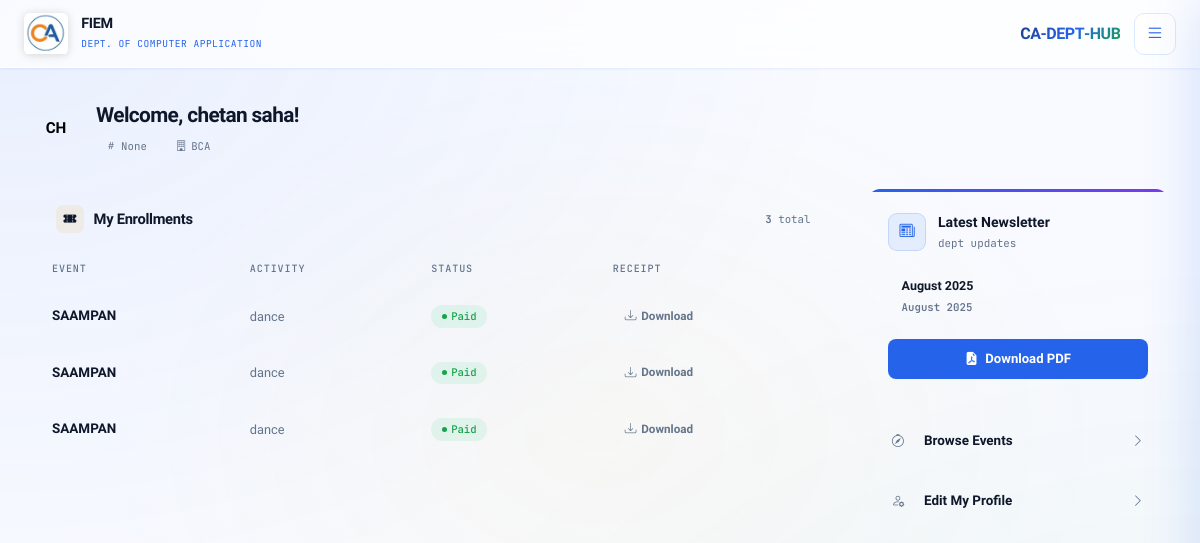
/dashboard/ (signed in), run on the app's committed database.
### users/models.py (models this page shows, shortened)
class User(AbstractUser):
    ROLE_CHOICES = (
        ('student', 'Student'),
        ('admin', 'Admin'),
    )
    DEPT_CHOICES = (
        ('BCA', 'BCA'),
        ('MCA', 'MCA'),
        ('OTHER', 'Other Department'),
    )
    role = models.CharField(max_length=10, choices=ROLE_CHOICES, default='student')
    roll_number = models.CharField(max_length=20, unique=True, null=True, blank=True)
    phone = models.CharField(max_length=15, blank=True)
    phone_number = models.CharField(max_length=15, blank=True)
    college_email = models.EmailField(blank=True)
    department = models.CharField(max_length=10, choices=DEPT_CHOICES, blank=True)
    is_profile_complete = models.BooleanField(default=False)

### events/models.py (models this page shows, shortened)
class Enrollment(models.Model):
    user = models.ForeignKey(settings.AUTH_USER_MODEL, on_delete=models.CASCADE)
    event = models.ForeignKey(Event, on_delete=models.CASCADE)
    activity = models.ForeignKey(Activity, on_delete=models.CASCADE, null=True, blank=True)
    team_name = models.CharField(max_length=100, blank=True, null=True)
    participants_list = models.TextField(help_text="Names of group members", blank=True)
    payment_status = models.BooleanField(default=False)
    transaction_id = models.CharField(max_length=100, blank=True)
    razorpay_order_id = models.CharField(max_length=100, blank=True, null=True)
    razorpay_payment_id = models.CharField(max_length=100, blank=True, null=True)
    razorpay_signature = models.CharField(max_length=200, blank=True, null=True)
    enrolled_at = models.DateTimeField(auto_now_add=True)

class Event(models.Model):
    title = models.CharField(max_length=200)
    description = models.TextField()
    date = models.DateTimeField()
    venue = models.CharField(max_length=200)
    fee = models.DecimalField(max_digits=10, decimal_places=2, default=0.00)
    image = models.ImageField(upload_to='event_images/', blank=True, null=True)
    created_at = models.DateTimeField(auto_now_add=True)

class Activity(models.Model):
    ACTIVITY_TYPES = (
        ('solo', 'Solo'),
        ('group', 'Group'),
        ('volunteer', 'Volunteer'),
    )
    event = models.ForeignKey(Event, on_delete=models.CASCADE, related_name='activities')
    name = models.CharField(max_length=100)
    category = models.CharField(max_length=50, choices=ACTIVITY_TYPES, default='solo')
    description = models.TextField(blank=True)
    max_participants = models.IntegerField(default=1)

### core/models.py (models this page shows, shortened)
class MonthlyNewspaper(models.Model):
    title = models.CharField(max_length=100)
    month_year = models.DateField(help_text="Select any day in the month")
    pdf_file = models.FileField(upload_to='newspapers/')
    cover_image = models.ImageField(upload_to='newspaper_covers/', blank=True)
    uploaded_at = models.DateTimeField(auto_now_add=True)

### core/views.py (the view)
# urls.py: path('dashboard/', dashboard, name='dashboard'),
@login_required
def dashboard(request):
    context = {
        'enrollments':      Enrollment.objects.filter(
                                user=request.user,
                                payment_status=True
                            ).select_related('event').order_by('-enrolled_at'),
        'latest_newspaper': MonthlyNewspaper.objects.order_by('-uploaded_at').first(),
    }
    return render(request, 'core/dashboard.html', context)

### templates/core/dashboard.html (shortened to what this page needs)
{% extends 'base.html' %}
{% block content %}
<div class="dash-header">
    <div class="dash-welcome">
        <div class="dash-avatar">
            {{ user.first_name|default:user.username|slice:":2"|upper }}
        </div>
        <div>
            <div class="dash-name">
                Welcome, {{ user.first_name|default:user.username }}!
            </div>
            <div class="dash-meta">
                <span class="dash-chip"><i class="bi bi-hash"></i> {{ user.roll_number }}</span>
                <span class="dash-chip"><i class="bi bi-building"></i> {{ user.department }}</span>
            </div>
        </div>
    </div>
</div>
<div class="dash-grid">
    <div class="panel">
        <div class="panel-head">
            <div class="panel-head-left">
                <div class="panel-icon" style="background:rgba(245,166,35,.1);color:var(--accent)">
                    <i class="bi bi-ticket-perforated-fill"></i>
                </div>
                <span class="panel-title">My Enrollments</span>
            </div>
            <span class="panel-count"><span>{{ enrollments|length }}</span> total</span>
        </div>
        {% if enrollments %}
        <table>
            <thead>
                <tr>
                    <th>Event</th>
                    <th>Activity</th>
                    <th>Status</th>
                    <th>Receipt</th>
                </tr>
            </thead>
            <tbody>
                {% for en in enrollments %}
                <tr>
                    <td class="td-event">{{ en.event.title }}</td>
                    <td class="td-activity">
                        {% if en.activity %}{{ en.activity.name }}{% else %}General Entry{% endif %}
                    </td>
                    <td><span class="badge-paid">Paid</span></td>
                    <td>
                        <a href="{% url 'download_receipt' en.id %}" class="receipt-btn">
                            <i class="bi bi-download"></i> Download
                        </a>
                    </td>
                </tr>
                {% endfor %}
            </tbody>
        </table>
        {% else %}
        <div class="table-empty">
            <i class="bi bi-ticket-perforated"></i>
            <p>you haven't enrolled in any events yet</p>
        </div>
        {% endif %}
    </div>
    <div class="sidebar-stack">
        <div class="newsletter-card">
            <div class="newsletter-body">
                <div class="newsletter-head">
                    <div class="nl-icon"><i class="bi bi-newspaper"></i></div>
                    <div>
                        <div class="nl-title">Latest Newsletter</div>
                        <div class="nl-sub">dept updates</div>
                    </div>
                </div>
                {% if latest_newspaper %}
                <div class="nl-info">
                    {{ latest_newspaper.title }}
                    <div class="nl-date">{{ latest_newspaper.month_year|date:"F Y" }}</div>
                </div>
                <a href="{{ latest_newspaper.pdf_file.url }}" target="_blank" class="dl-btn">
                    <i class="bi bi-file-earmark-pdf-fill"></i> Download PDF
                </a>
                {% else %}
                <div class="nl-empty">no newsletter uploaded for this month</div>
                {% endif %}
            </div>
        </div>
        <div class="quick-links">
            <a href="{% url 'home' %}" class="quick-link">
                <i class="bi bi-compass"></i>
                Browse Events
                <i class="bi bi-chevron-right quick-link-arrow"></i>
            </a>
            <a href="{% url 'profile' %}" class="quick-link">
                <i class="bi bi-person-gear"></i>
                Edit My Profile
                <i class="bi bi-chevron-right quick-link-arrow"></i>
            </a>
        </div>
    </div>
</div>
{% endblock %}

### templates/base.html (style rules this page uses)
:root { --blue-deep: #1e3a8a; --blue: #2563eb; --blue-mid: #3b82f6; --blue-lt: #93c5fd; --blue-pale: #dbeafe; --blue-ghost: rgba(37,99,235,.08); --green-deep: #14532d; --green: #16a34a; --green-lt: #4ade80; --yellow: #eab308; --yellow-lt: #fde047; --yellow-pale:#fefce8; --white: #ffffff; --off-white: #f8faff; --gray-50: #f0f4ff; --gray-100: #e0e7ff; --gray-200: #c7d2fe; --gray-500: #6b7280; --gray-700: #374151; --text: #0f172a; --text2: #334155; --muted: #64748b; --glass: rgba(255,255,255,0.7); --glass-2: rgba(255,255,255,0.5); --glass-bd: rgba(255,255,255,0.8); --shadow-sm: 0 1px 3px rgba(37,99,235,.06), 0 1px 2px rgba(37,99,235,.04); --shadow: 0 4px 20px rgba(37,99,235,.10); --shadow-lg: 0 10px 40px rgba(37,99,235,.15); --mono: 'JetBrains Mono', monospace; --sans: 'Plus Jakarta Sans', sans-serif; --topbar-h: 68px; --sidebar-w: 300px; }
*, *::before, *::after { box-sizing: border-box; margin: 0; padding: 0; }
html { scroll-behavior: smooth; }
body { font-family: var(--sans); background: var(--off-white); color: var(--text); min-height: 100vh; overflow-x: hidden; }
body::before { content: ''; position: fixed; inset: 0; background: radial-gradient(ellipse at 0% 0%, rgba(37,99,235,.07) 0%, transparent 50%), radial-gradient(ellipse at 100% 100%, rgba(22,163,74,.05) 0%, transparent 50%), radial-gradient(ellipse at 50% 50%, rgba(234,179,8,.04) 0%, transparent 60%); pointer-events: none; z-index: 0; }

### data on the page
User: first_name "CH", first_name "chetan saha", roll_number "None", department "BCA"
Enrollment: event "SAAMPAN", activity.name "dance"
Enrollment: event "SAAMPAN", activity.name "dance"
Enrollment: event "SAAMPAN", activity.name "dance"
MonthlyNewspaper: title "August 2025", month_year "August 2025"

### other printed values
{{ enrollments|length }} "3"
